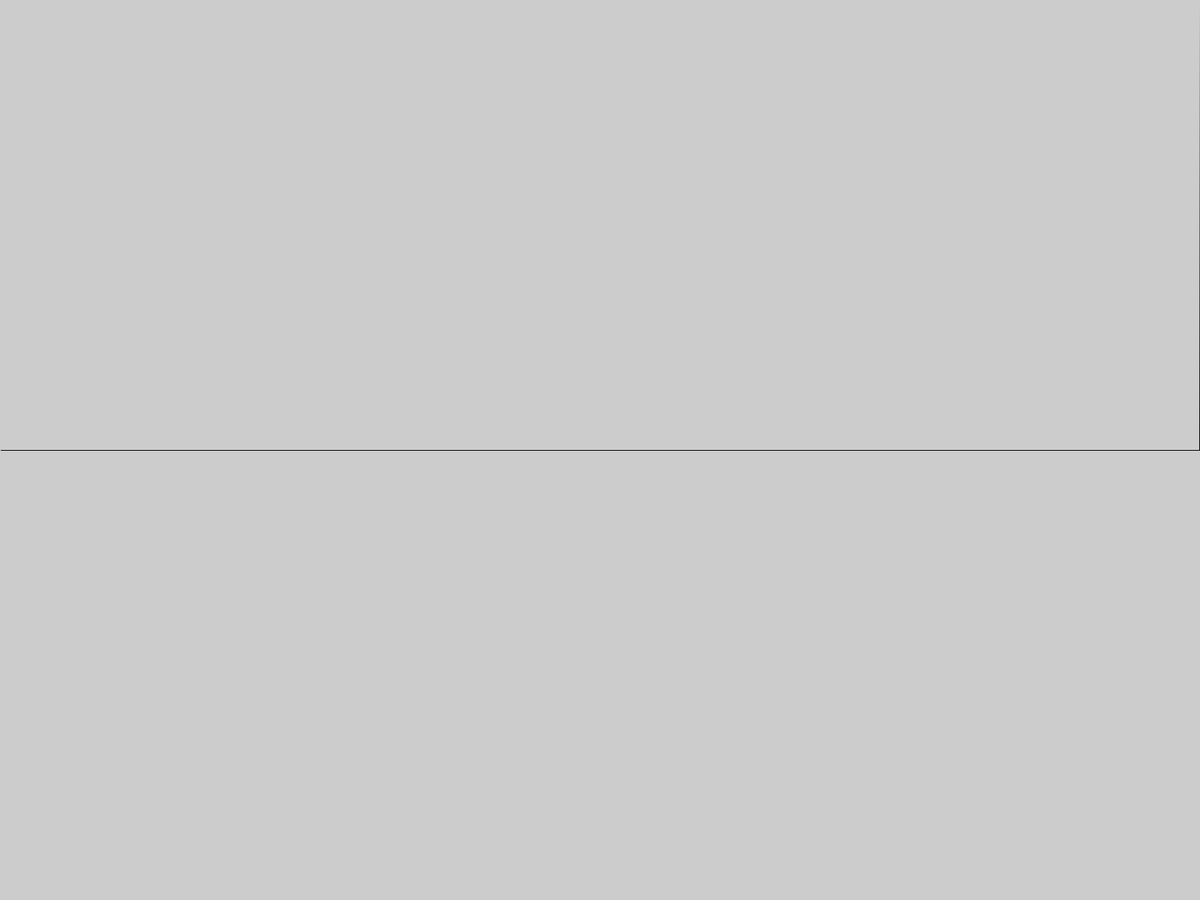
Frame 1 (no input)
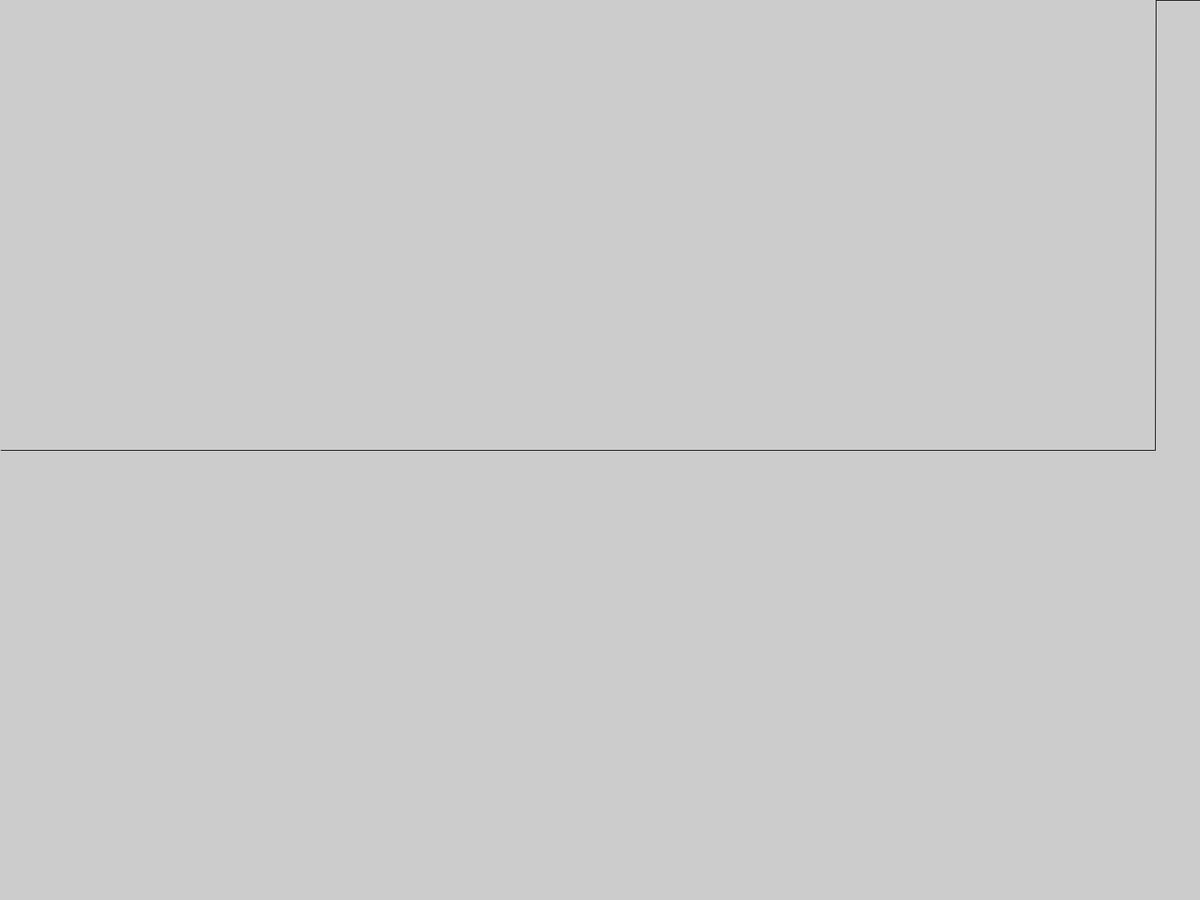
Frame 60 (the mouse pressed at the canvas centre just before this capture)
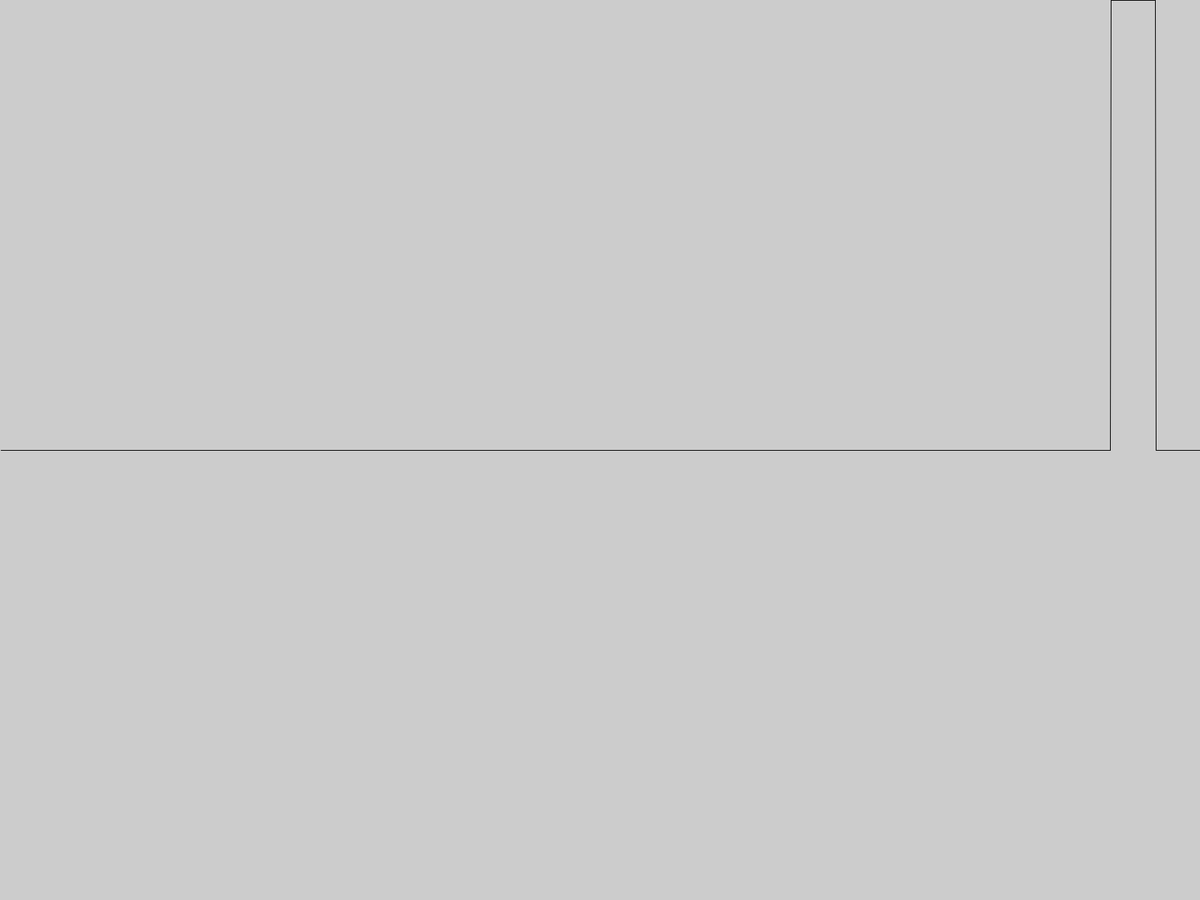
Frame 120 (the mouse held since frame 60 and released just before this capture)

The Processing sketch that drew these frames (run headless with seeded random() and noise(); from frame 60 on, the mouse is pressed at the canvas centre):

// Processing sketch: Arrays_MouseTimeSeries
// ── Arrays_MouseTimeSeries.pde
int[] y;

void setup()
{
  fullScreen();
  y = new int[width];
  for(int i=0; i<y.length; i++)
  {
    y[i] = height/2;
  }
}

void draw()
{
  background(204);
  for (int i=y.length-1; i>0; i--)
  {
    y[i] = y[i-1];
  }
  y[0] = mouseY;
  for (int i=1; i<y.length; i++)
  {
    line(width-i, y[i], width-(i-1), y[i-1]);
  }
}
